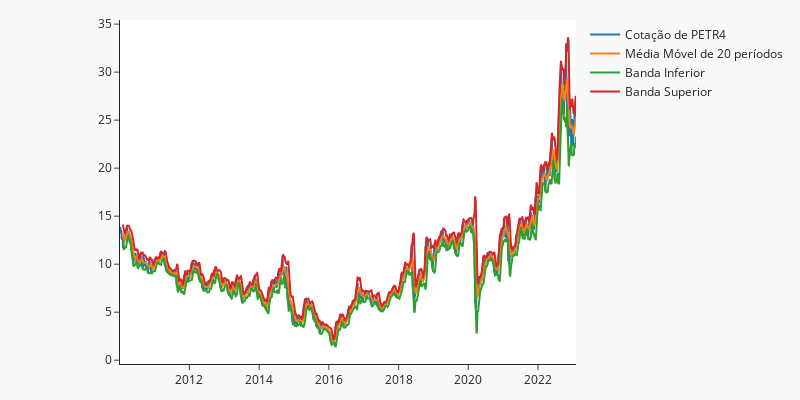

Notebook cell for this chart:
### Code cell
fig = go.Figure()

fig.add_trace(go.Scatter(x=spread.index, y=spread["PETR4.SA"], name = 'Cotação de PETR4'))
fig.add_trace(go.Scatter(x=spread.index, y=spread["MM_20"], name = 'Média Móvel de 20 períodos'))
fig.add_trace(go.Scatter(x=spread.index, y=spread["IC_95_mm_lower"], name = 'Banda Inferior'))
fig.add_trace(go.Scatter(x=spread.index, y=spread["IC_95_mm_upper"], name = 'Banda Superior'))

fig.update_layout(xaxis_rangeslider_visible=False, margin=dict(l=120, r=20, t=20, b=20), 
                  template = 'simple_white',
                  paper_bgcolor="#f7f8fa", width=800,height=400)

fig.show()

### Figure 1 — Plotly figure (JSON) as saved in the notebook; plotly's stock layout.template omitted (floating-point values rounded to 4 significant figures; data arrays with more than 128 entries replaced by an {"elided": "..."} marker saying what was removed)
{"data": [{"name": "Cotação de PETR4", "type": "scatter", "x": {"elided": "3249 str values"}, "y": {"elided": "3249 float values"}}, {"name": "Média Móvel de 20 períodos", "type": "scatter", "x": {"elided": "3249 str values"}, "y": {"elided": "3249 float values"}}, {"name": "Banda Inferior", "type": "scatter", "x": {"elided": "3249 str values"}, "y": {"elided": "3249 float values"}}, {"name": "Banda Superior", "type": "scatter", "x": {"elided": "3249 str values"}, "y": {"elided": "3249 float values"}}], "layout": {"height": 400, "margin": {"b": 20, "l": 120, "r": 20, "t": 20}, "paper_bgcolor": "#f7f8fa", "width": 800, "xaxis": {"rangeslider": {"visible": false}}}}
